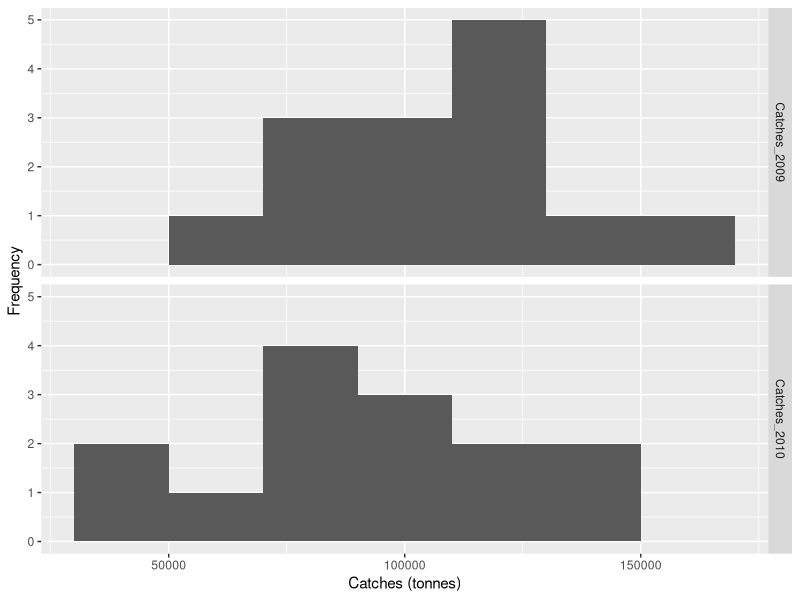
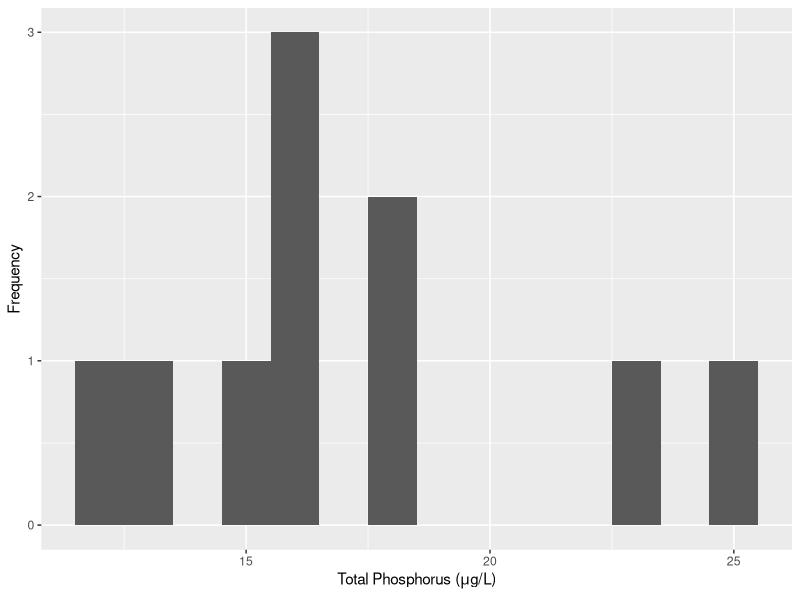
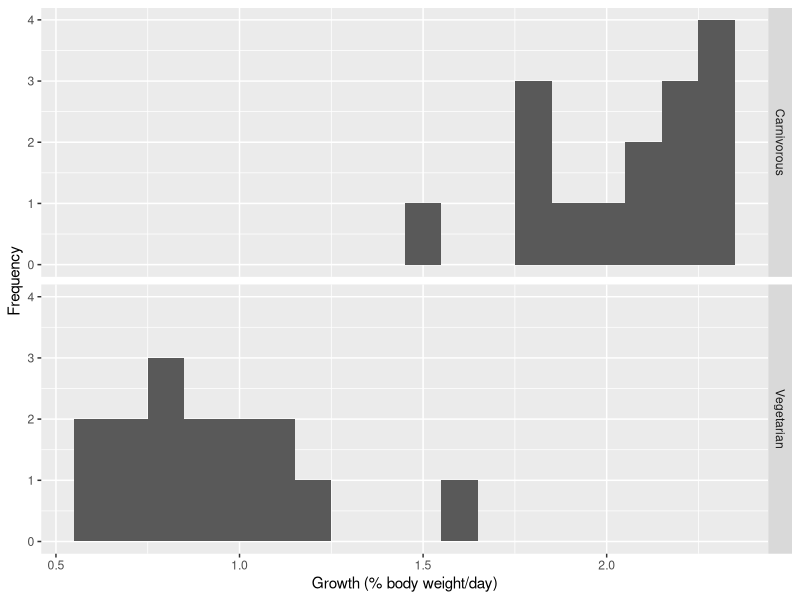
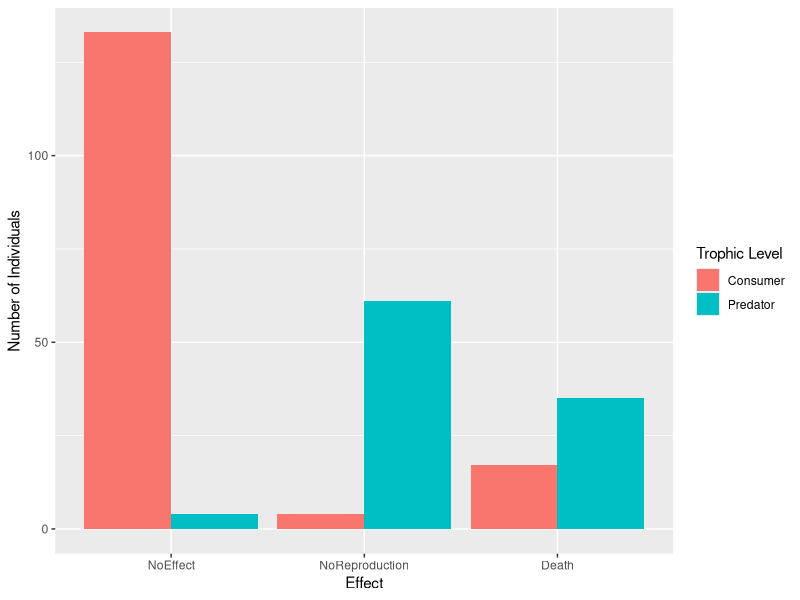

These charts were generated, in order, by the following R code:
## ---- chunk 1
setwd("C:/Users/Adam/Documents/R/R practice/BioStats/Homework 2/Homework-2")
knitr::opts_chunk$set(echo = TRUE)
library(ggplot2)
library(dplyr)
library(reshape2)
## ---- chunk 2
gulf.shrimp=read.csv("gulf.shrimp.csv")
names(gulf.shrimp)[2]= paste("Catches_2009")
names(gulf.shrimp)[3]=paste("Catches_2010")
years.comb=melt(gulf.shrimp, id="village.Code")
ggplot(years.comb,aes(x=value)) +
  geom_histogram(binwidth=20000) +
  labs(x='Catches (tonnes)', y='Frequency') +
  facet_grid(variable~.)
         
## ---- chunk 3
t.test(gulf.shrimp$Catches_2009, gulf.shrimp$Catches_2010, paired=TRUE) 
## ---- chunk 4
qt(0.975,8)
## ---- chunk 5
erie_p=read.csv("phosphorus.csv")
ggplot(erie_p,aes(x=total_p))  +
  geom_histogram(binwidth=1)+
labs(x=expression(paste('Total Phosphorus (',mu,'g/L)')), y='Frequency')
## ---- chunk 6
t.test(erie_p$total_p, mu=15)
## ---- chunk 7
qt(0.95,9)
## ---- chunk 8
fish_growth=read.csv("fish_growth.csv")
diet_comb=melt(fish_growth, id="trial")
ggplot(diet_comb,aes(x=value))  +
  geom_histogram(binwidth=0.1)+
  labs(x='Growth (% body weight/day)', y='Frequency') +
  facet_grid(variable~.)
## ---- chunk 9
t.test(fish_growth$Carnivorous, fish_growth$Vegetarian)
## ---- chunk 10
qt(0.975,29)
## ---- chunk 11
pcb_eff=read.csv('pcb_eff.csv')
pcb_eff$Effect <- factor(pcb_eff$Effect, levels = c("NoEffect", "NoReproduction", "Death"))
ggplot(pcb_eff, aes(x=Effect,  y=Individuals, fill=Diet)) +
geom_bar(stat="identity", position=position_dodge()) +
 labs(y='Number of Individuals', fill='Trophic Level') 
## ---- chunk 12
pcb_eff2 = data.frame(trophic_level1=c(133,100,17), predator=c(4,61,35))
chisq.test(pcb_eff2)
qchisq(0.95,2) 
